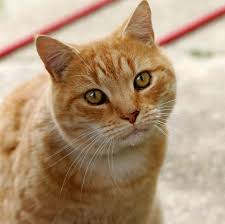
#> input picture PYC/Resource/cat.jpg, 225 x 224 px, found by its file name
$ python ex01.py
#> lines starting #> are read from the running program, lines starting #| are printed output that depends on the picture
import cv2
import numpy as np

# ex01 목표:
# 고양이 이미지와 배경 이미지를 "가중치"로 섞어서
# 점점 바뀌는(페이드 인/아웃) 효과를 보여주는 예제입니다.

# 1) 이미지 파일 읽기
# cv2.imread()는 파일을 읽어서 numpy 배열(이미지 데이터)로 반환합니다.
image1 = cv2.imread(r"C:\Study\PYC\Resource\cat.jpg")
#> image1 is the input picture: shape (224, 225, 3); mean B, G, R 120.9, 148.9, 175.9
image2 = cv2.imread(r"C:\Study\PYC\Resource\BackGround.jpg")
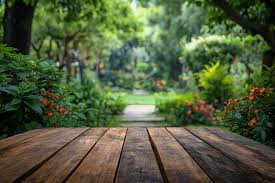
#> input picture PYC/Resource/BackGround.jpg, 275 x 183 px, found by its file name
#> image2 is the input picture: shape (183, 275, 3); mean B, G, R 61.7, 92.9, 82.6

# 파일 경로가 틀리면 None이 반환되므로, 초기에 확인하는 습관이 중요합니다.
if image1 is None or image2 is None:
    print("이미지 파일을 읽지 못했습니다. 경로를 확인하세요.")
    exit()

# 2) 두 이미지를 같은 크기로 맞춤
# 이미지 연산(addWeighted)은 두 이미지의 크기가 같아야 안전하게 처리됩니다.
image1 = cv2.resize(image1, (400, 400))
#> image1: shape (400, 400, 3)
image2 = cv2.resize(image2, (400, 400))
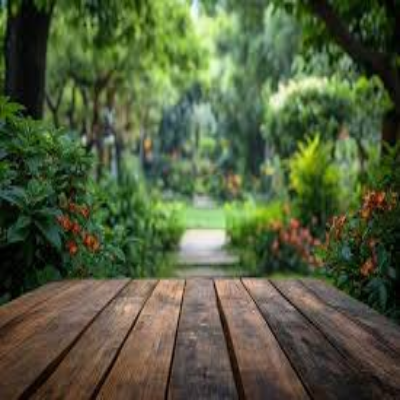
#> image2: shape (400, 400, 3); mean B, G, R 61.6, 92.7, 82.5

# 3) 가중치 블렌딩(혼합) 반복
# np.arange(0.1, 1.0, 0.1) -> 0.1, 0.2, ..., 0.9
for alpha in np.arange(0.1, 1.0, 0.1):
    # beta는 나머지 비율(1 - alpha)
    beta = 1.0 - alpha

    # cv2.addWeighted(A, a, B, b, g)
    # 결과 = A*a + B*b + g
    # g(감마)는 전체 밝기를 조금 올리거나 내릴 때 사용합니다.
    blended = cv2.addWeighted(image1, alpha, image2, beta, 1.0)

    # 혼합 결과를 같은 창 이름에 계속 표시하면 영상처럼 보입니다.
    cv2.imshow("Blend Cat + Background", blended)
    cv2.waitKey(500)  # 500ms(0.5초)씩 대기
#> this loop made 9 passes
#> pass 1, `blended = cv2.addWeighted(image1, alpha, image2, beta, 1.0)`:
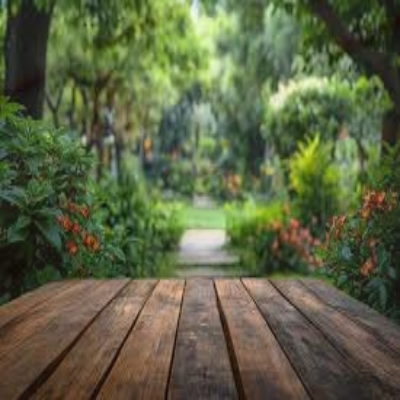
#> blended: shape (400, 400, 3); mean B, G, R 68.5, 99.3, 92.8
#> pass 2, `blended = cv2.addWeighted(image1, alpha, image2, beta, 1.0)`:
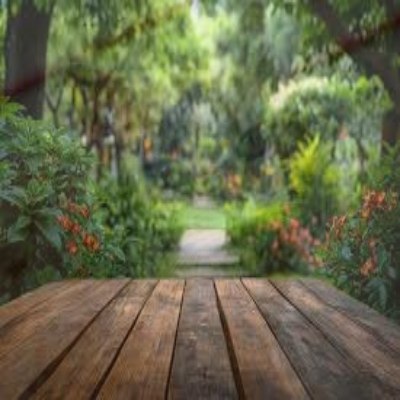
#> blended: shape (400, 400, 3); mean B, G, R 74.4, 104.9, 102.2
#> pass 3, `blended = cv2.addWeighted(image1, alpha, image2, beta, 1.0)`:
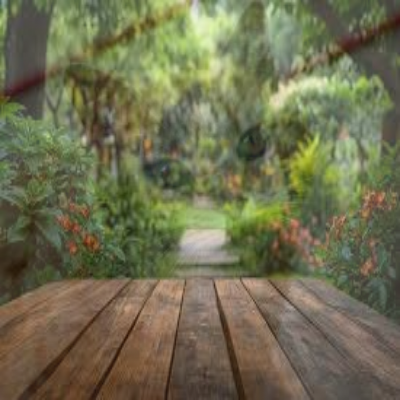
#> blended: shape (400, 400, 3); mean B, G, R 80.3, 110.5, 111.5

# 모든 OpenCV 창 닫기
cv2.destroyAllWindows()
